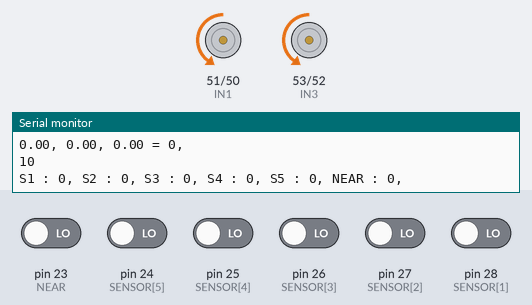
Simulated run of this sketch. Board: Arduino Mega 2560, built with avr-gcc and run on an emulated ATmega2560. On the bench: motor-driver pin pairs drawn as motors (green arrow = first pin HIGH = forward, orange = second pin HIGH = backward, longer = more drive, scaled by the enable pin), the last lines printed to the serial monitor. The inputs (shaded band) are chosen by the test bench; at power-on: pin 23 (NEAR), pin 24 (SENSOR[5]), pin 25 (SENSOR[4]), pin 26 (SENSOR[3]), pin 27 (SENSOR[2]), pin 28 (SENSOR[1]) LOW.

Above: at 1.2 s.
1.3 s: pin 23 (NEAR) driven HIGH and pin 24 (SENSOR[5]) driven HIGH and pin 25 (SENSOR[4]) driven HIGH and pin 26 (SENSOR[3]) driven HIGH and pin 27 (SENSOR[2]) driven HIGH
At 2.5 s:
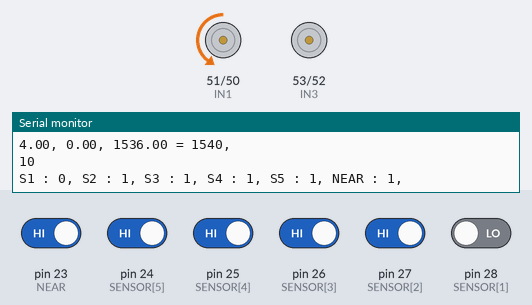
2.9 s: pin 28 (SENSOR[1]) driven HIGH
At 3.7 s:
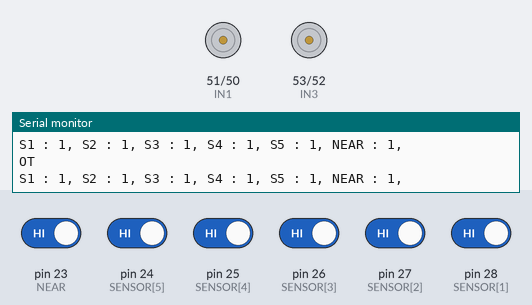
4.5 s: pin 24 (SENSOR[5]) driven LOW
At 6.5 s:
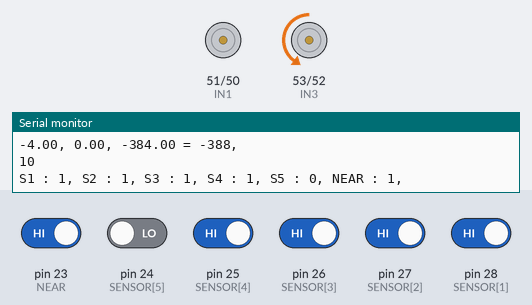
7.5 s: pin 24 (SENSOR[5]) driven HIGH
At 8.0 s:
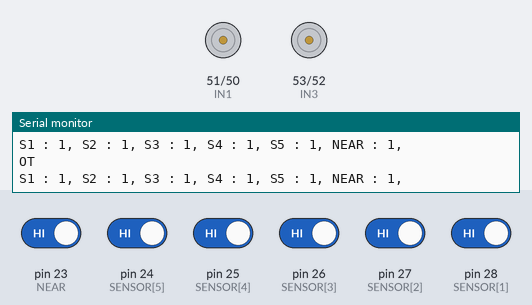
9.0 s: pin 26 (SENSOR[3]) driven LOW
At 9.1 s:
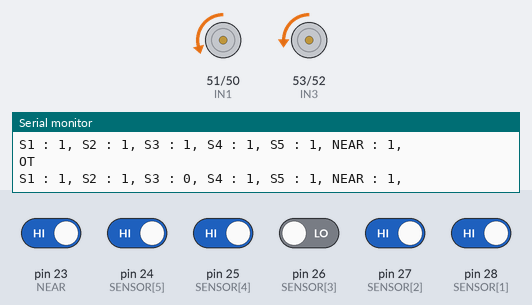
12.0 s: pin 25 (SENSOR[4]) driven LOW
At 13.6 s:
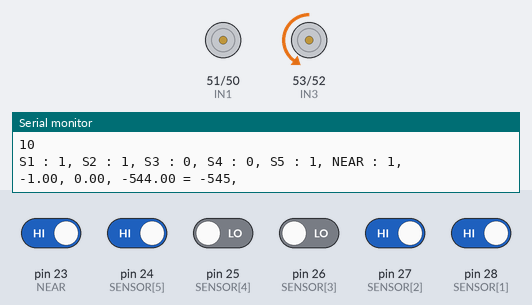
Timing chart, 0 to 14.6 s (numbered marks = the images above; inputs shaded):
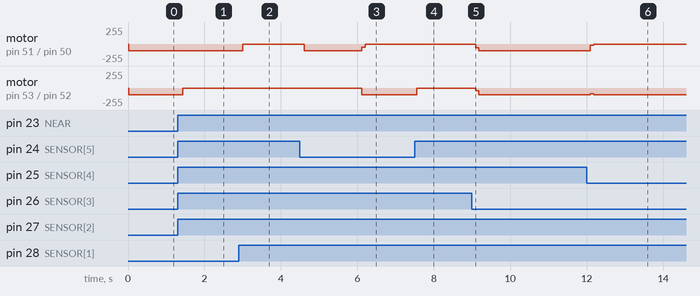

Measured:
- after the input at 1.3 s, motor on pin 53 (IN3) / pin 52 (IN4): backward 100/255 → stopped after 0.13 s
- after the input at 2.9 s, motor on pin 51 (IN1) / pin 50 (IN2): backward 100/255 → stopped after 0.10 s
- after the input at 4.5 s, motor on pin 51 (IN1) / pin 50 (IN2): stopped → backward 100/255 after 0.11 s, → backward 46/255 1.5 s later, → stopped 0.09 s later; motor on pin 53 (IN3) / pin 52 (IN4): stopped → backward 100/255 after 1.6 s
- after the input at 7.5 s, motor on pin 53 (IN3) / pin 52 (IN4): backward 100/255 → stopped after 0.06 s
- after the input at 9.0 s, motor on pin 51 (IN1) / pin 50 (IN2): stopped → backward 58/255 after 0.09 s, → backward 100/255 0.08 s later; motor on pin 53 (IN3) / pin 52 (IN4): stopped → backward 42/255 after 0.09 s, → backward 100/255 0.08 s later
- after the input at 12.0 s, motor on pin 51 (IN1) / pin 50 (IN2): backward 100/255 → backward 15/255 after 0.09 s, → stopped 0.09 s later; motor on pin 53 (IN3) / pin 52 (IN4): backward 100/255 → backward 85/255 after 0.09 s, → backward 100/255 0.09 s later

The sketch:

testlinefollowing.ino
```cpp
int SENSOR[6]= {0, 28, 27, 26, 25, 24}; //6 sensors

#define CLP 22
#define NEAR 23

#define IN2 50//motors
#define IN1 51
#define IN4 52
#define IN3 53

#define ENA 44
#define ENB 45

int IN_TRACK = false;
int OUT_OF_TRACK = true;


int S1=0, S2=0, S3=0, S4=0, S5=0, clp = 0, near=0;
int state=0, dly=0;

/*For PID*/
const float kp=1, kd=2, ki=32;
int pid,prev_error,  integral =0;


int carStop();
int straight();
int turnLeft();
int turnRight();
int rotateLeft();
int rotateRight();
int PID_calc();
void speedControl(int);
void topSpeed();


void setup() {

  pinMode(SENSOR[1], INPUT);
  pinMode(SENSOR[2], INPUT);
  pinMode(SENSOR[3], INPUT);
  pinMode(SENSOR[4], INPUT);
  pinMode(SENSOR[5], INPUT);
  pinMode(CLP, INPUT);
  pinMode(NEAR, INPUT);

  pinMode(IN2, OUTPUT);
  pinMode(IN1, OUTPUT);
  pinMode(IN4, OUTPUT);
  pinMode(IN3, OUTPUT);

  pinMode(ENA, OUTPUT);
  pinMode(ENB, OUTPUT);


  analogWrite(ENA, 50);
  analogWrite(ENB, 50);
  Serial.begin(9600);

}

void loop() {
  S1 = digitalRead(SENSOR[1]);
  S2 = digitalRead(SENSOR[2]);
  S3 = digitalRead(SENSOR[3]);
  S4 = digitalRead(SENSOR[4]);
  S5 = digitalRead(SENSOR[5]);
  near = digitalRead(NEAR);
  Serial.println("S1 : "+String(S1) +", "+"S2 : "+String(S2) +", "+"S3 : "+String(S3) +", "+"S4 : "+String(S4) +", "+"S5 : "+String(S5) +", ""NEAR : "+String(near) +", ");
  if(near == true && 1==2){
    carStop();
    Serial.println("NEAR");
  }else if( S1 == OUT_OF_TRACK && S2 == OUT_OF_TRACK && S3 == OUT_OF_TRACK && S4 == OUT_OF_TRACK && S5 == OUT_OF_TRACK){
    Serial.println("OT");
    state = carStop();
    /*
        topSpeed();
        switch(state){
          case 1:
            turnLeft();
            break;
          case 2:
            turnRight();
            break;
          case 3:
            turnLeft();
            break;
          case 4:
            turnRight();
            break;
          case 10:
            straight();
            break;

          default :
            state = carStop();
        }
        dly++;
        if(dly >= 100){
          state = 0;
          Serial.println("TRACK LOST STOP");
        }
        */
  }/*else if(S3 == OUT_OF_TRACK){
    dly = 0;


  }*/else{
    dly =0;

    pid = PID_calc();
    speedControl(pid);
    if(pid == 0){
      topSpeed();
    }
    if(S5 == IN_TRACK && pid == -120){
      topSpeed();
      state = rotateRight();
      Serial.println("S5");
    }else if(S4 == IN_TRACK && pid == -120){
      topSpeed();
      state = turnRight();
      Serial.println("S4");
    }else if(S1 == IN_TRACK && pid == 120){
      topSpeed();
      state = rotateLeft();
      Serial.println("S1");
    }else if(S2 == IN_TRACK && pid == 120){
      topSpeed();
      state = turnLeft();
      Serial.println("S2");
    }else{
      Serial.println(state);
    state = straight();
    }
  }
  delay(10);
}

int carStop(){
  digitalWrite(IN2, LOW);
  digitalWrite(IN1, LOW);

  digitalWrite(IN4, LOW);
  digitalWrite(IN3, LOW);
  return 0;
}
int straight(){
        digitalWrite(IN2, HIGH);
        digitalWrite(IN1, LOW);

        digitalWrite(IN4, HIGH);
        digitalWrite(IN3, LOW);
  return 10;
}
int turnLeft(){
        digitalWrite(IN2, HIGH);
        digitalWrite(IN1, LOW);

        digitalWrite(IN4, LOW);
        digitalWrite(IN3, LOW);
        return 1;
}
int turnRight(){
        digitalWrite(IN2, LOW);
        digitalWrite(IN1, LOW);

        digitalWrite(IN4, HIGH);
        digitalWrite(IN3, LOW);
        return 2;
}
int rotateLeft(){
        digitalWrite(IN2, HIGH);
        digitalWrite(IN1, LOW);

        digitalWrite(IN4, LOW);
        digitalWrite(IN3, HIGH);
        return 3;
}
int rotateRight(){
        digitalWrite(IN2, LOW);
        digitalWrite(IN1, HIGH);

        digitalWrite(IN4, HIGH);
        digitalWrite(IN3, LOW);
        return 4;
}
int PID_calc(){
  int error;
  int ret;
  if( S1 == IN_TRACK && S2 == OUT_OF_TRACK && S3 == OUT_OF_TRACK && S4 == OUT_OF_TRACK && S5 == OUT_OF_TRACK){
    error =4;
  }else if( S1 == IN_TRACK && S2 == IN_TRACK && S3 == OUT_OF_TRACK && S4 == OUT_OF_TRACK && S5 == OUT_OF_TRACK){
    error = 3;
  }else if( S1 == OUT_OF_TRACK && S2 == IN_TRACK && S3 == OUT_OF_TRACK && S4 == OUT_OF_TRACK && S5 == OUT_OF_TRACK){
    error =2;
  }else if( S1 == OUT_OF_TRACK && S2 == IN_TRACK && S3 == IN_TRACK && S4 == OUT_OF_TRACK && S5 == OUT_OF_TRACK){
    error = 1;
  }else if( S1 == OUT_OF_TRACK && S2 == OUT_OF_TRACK && S3 == IN_TRACK && S4 == OUT_OF_TRACK && S5 == OUT_OF_TRACK){
    error=0;
    integral=0;
  }else if( S1 == OUT_OF_TRACK && S2 == OUT_OF_TRACK && S3 == IN_TRACK && S4 == IN_TRACK && S5 == OUT_OF_TRACK){
    error=-1;
  }else if( S1 == OUT_OF_TRACK && S2 == OUT_OF_TRACK && S3 == OUT_OF_TRACK && S4 == IN_TRACK && S5 == OUT_OF_TRACK){
    error = -2;
  }else if( S1 == OUT_OF_TRACK && S2 == OUT_OF_TRACK && S3 == OUT_OF_TRACK && S4 == IN_TRACK && S5 == IN_TRACK){
    error = -3;
  }else if( S1 == OUT_OF_TRACK && S2 == OUT_OF_TRACK && S3 == OUT_OF_TRACK && S4 == OUT_OF_TRACK && S5 == IN_TRACK){
    error = -4;
  }else{
    error = prev_error;
  }
  integral = integral + error;
  ret = kp*error + kd*(error-prev_error) + ki*integral;
 Serial.println(String(kp*error)+", " +String(kd*(error-prev_error))+", " +String(ki*integral)+" = " +String(ret)+", " );
  prev_error = error;
  if(ret > 50){
    return 50;
  }else if(ret < -50){
    return -50;
  }
  return ret;
}
void speedControl(int diff){
  analogWrite(ENA, 50+diff);
  analogWrite(ENB, 50-diff);
}
void topSpeed(){
  analogWrite(ENA, 100);
  analogWrite(ENB, 100);
}
```
